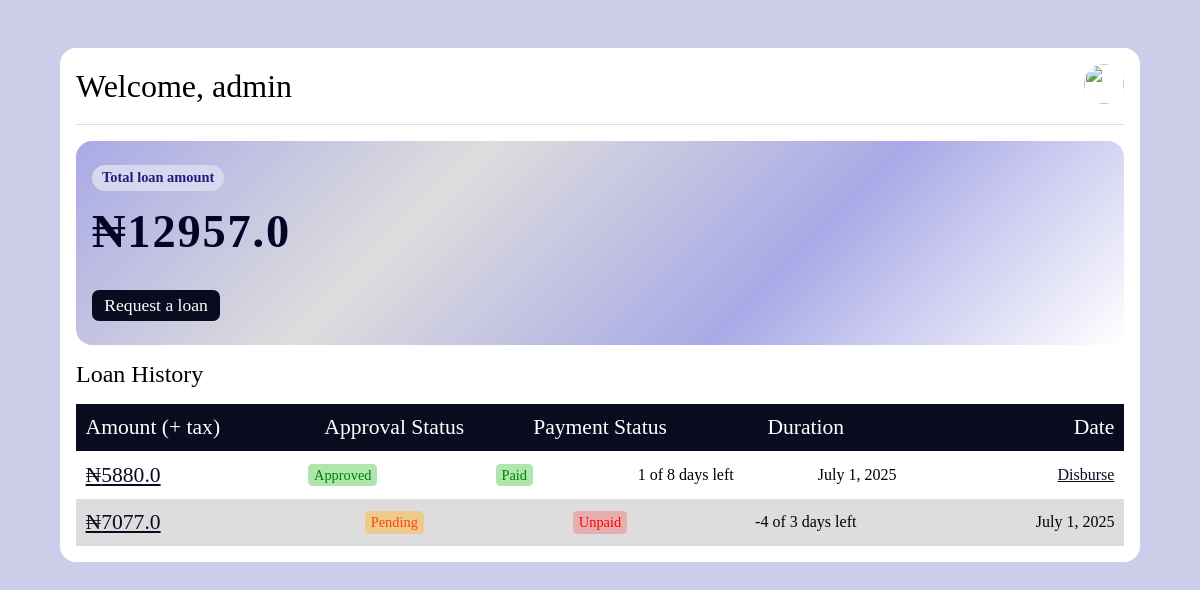
The app's page / (signed in) with its own data.
### clientapp/models.py (models this page shows, shortened)
class Loan(models.Model):
    amount = models.DecimalField(decimal_places=2, max_digits=8, null=False, blank=False)
    create_time = models.DateTimeField(default=timezone.now)
    duration = models.IntegerField(choices=days)
    approval_status = models.TextField(choices=a_status, default=a_status[1][1])
    payment_status = models.TextField(choices=p_status, default=p_status[1][1])
    purpose = models.TextField(max_length=4000, null=True, blank=True)
    owner = models.ForeignKey(User, on_delete=models.CASCADE)
    employment_status = models.CharField(max_length=14, null=True, choices=e_status, default=e_status[1][1])
    monthly_income = models.IntegerField(null=True, blank=False)
    source_of_income = models.CharField(max_length=200, null=True, blank=False)
    bvn = models.CharField(max_length=11, null=True, blank=True)
    employer_name = models.CharField(max_length=255, null=True, blank=True)
    means_of_id = models.CharField(max_length=100, null=True, blank=True)
    marital_status = models.CharField(max_length=20, null=True, blank=True)
    gender = models.CharField(max_length=10, null=True, blank=True)
    membership_id = models.CharField(max_length=50, null=True, blank=True)
    guarantor_name = models.CharField(max_length=255, null=True, blank=True)
    guarantor_contact = models.CharField(max_length=20, null=True, blank=True)
    agreement_confirmed = models.BooleanField(default=False)
    def rem_time(self):
        return (timezone.now() - self.create_time).days
    def amount_with_tax(self):
        return int(self.amount) + ((5/100) * int(self.amount))

### clientapp/views.py (the view)
# urls.py: path('', views.home),
@login_required
def home(request):
    loans = Loan.objects.filter(owner=request.user).all()
    return render(request, 'home.html', {'loans': loans, 'total': sum([i.amount_with_tax() for i in loans])})

### templates/home.html (shortened to what this page needs)
{% extends 'base.html' %}
{% block title %}
{% load static %}
{% load mathfilters %}
<link rel="stylesheet" href="{% static 'home.css' %}">
{% endblock %}
{% block header %}
<h1>Welcome, {{ request.user }}</h1>
{% endblock %}
{% block body %}
<div class="wallet">
    <p>Total loan amount</p>
    <h1>₦{{ total }}</h1>
    <div class="links">
        <a href="/requestloan/">Request a loan</a>
    </div>
</div>
<div class="history">
    <h2>Loan History</h2>
    <div class="table">
        <div class="row fields">
            <div class="col">
                <h2>Amount (+ tax)</h2>
            </div>
            <div class="col">
                <h2>Approval Status</h2>
            </div>
            <div class="col">
                <h2>Payment Status</h2>
            </div>
            <div class="col">
                <h2>Duration</h2>
            </div>
            <div class="col">
                <h2>Date</h2>
            </div>
        </div>
        {% for loan in loans %}
        <div class="row">
            <div class="col">
                <a href="/loanpayments/{{ loan.id }}/">
                <h2>₦{{ loan.amount_with_tax }}</h2>
                </a>
            </div>
            <div class="col">
                {% if loan.approval_status == 'Approved' %}
                <p class="as" style="background-color: rgb(174, 230, 174); color: green;">{{ loan.approval_status }}</p>
                {% elif loan.approval_status == 'Pending' %}
                <p class="as" style="background-color: rgb(236, 203, 141); color: orangered;">{{ loan.approval_status }}</p>
                {% else %}
                <p class="as" style="background-color: rgb(230, 174, 174); color: red;">{{ loan.approval_status }}</p>
                {% endif %}
            </div>
            <div class="col">
                {% if loan.payment_status == 'Paid' %}
                <p class="ps" style="background-color: rgb(174, 230, 174); color: green;">{{ loan.payment_status }}</p>
                {% else %}
                <p class="ps" style="background-color: rgb(230, 174, 174); color: red;">{{ loan.payment_status }}</p>
                {% endif %}
            </div>
            <div class="col">
                <p>{{ loan.duration|sub:loan.rem_time }} of {{ loan.duration }} days left</p>
            </div>
            <div class="col">
                <p>{{ loan.create_time.date }}</p>
            </div>
            {% if loan.approval_status == 'Approved' %}
            <div class="col">
                <a href="/disbursement/{{ loan.id }}/">Disburse</a>
            </div>
            {% endif %}
        </div>
        {% endfor %}
    </div>
</div>
{% endblock %}

### static/home.css (style rules this page uses)
* { margin: 0; padding: 0; font-style: normal; font-family: "Hedvig Letters Serif", serif; font-family: calibri; font-optical-sizing: auto; font-weight: 400; }
:root { --background-color: rgb(205, 205, 233); --btn-color: rgb(11, 11, 32); }
body { background-color: var(--background-color); }
.menu h1 { flex: 1; }
.page a { color: var(--btn-color); display: inline-block; }
.wallet { background: linear-gradient(135deg, rgb(169, 169, 231), #ddd, rgb(169, 169, 231), #fff); padding: 1.5em 1em; box-sizing: border-box; border-radius: 1em; margin: 1em 0; }
.wallet p { color: var(--btn-color); padding: .3em .7em; box-sizing: border-box; border-radius: 1em; font-weight: bold; background-color: rgb(215, 215, 238); color: rgb(28, 28, 129); display: inline-block; font-size: .9em; }
.wallet h1 { font-size: 2.9em; font-weight: 600; letter-spacing: .04em; color: rgb(3, 3, 37); margin: .3em 0; margin-bottom: .5em; }
.links a { color: white; background-color: rgb(11, 11, 32); text-decoration: none; padding: .3em .7em; box-sizing: border-box; border-radius: .4em; margin: .5em .5em 0 0; font-size: 1.1em; display: inline-block; }
.table { margin-top: 1em; }
.row { display: flex; justify-content: center; padding: .7em .6em; }
.row:nth-of-type(odd) { background-color: #ddd; }
.row:first-child { background-color: rgb(11, 11, 32); color: white; }
.col { flex: 1; }
.col { display: flex; align-items: center; justify-content: flex-end; }
.col:nth-child(1) { justify-content: flex-start; }
.col:nth-child(1) ~ .col:not(:last-child) { justify-content: center; }
.col p.as { text-align: center; background-color: rgb(174, 230, 174); color: green; padding: .2em .4em; box-sizing: border-box; border-radius: .3em; font-size: .9em; }
.col p.ps { text-align: center; background-color: rgb(230, 174, 174); color: red; padding: .2em .4em; box-sizing: border-box; border-radius: .3em; font-size: .9em; }
.col h2 { font-size: 1.35em; }

### records on screen
Loan: amount_with_tax "5880.0", approval_status "Approved", payment_status "Paid", duration|sub "1", duration "8", create_time "July 1, 2025"
Loan: amount_with_tax "7077.0", approval_status "Pending", payment_status "Unpaid", duration|sub "-4", duration "3", create_time "July 1, 2025"

### other values on screen
{{ request.user }} "admin"
{{ total }} "12957.0"
